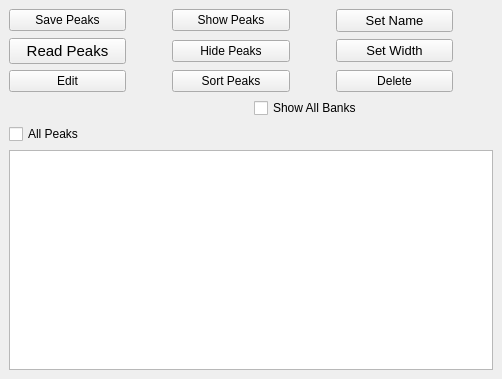
  <widget class="QDockWidget" name="dockWidget_2">
   <property name="sizePolicy">
    <sizepolicy hsizetype="Preferred" vsizetype="Preferred">
     <horstretch>0</horstretch>
     <verstretch>0</verstretch>
    </sizepolicy>
   </property>
   <property name="minimumSize">
    <size>
     <width>502</width>
     <height>379</height>
    </size>
   </property>
   <attribute name="dockWidgetArea">
    <number>2</number>
   </attribute>
   <widget class="QWidget" name="dockWidgetContents_6">
    <layout class="QVBoxLayout" name="verticalLayout">
     <item>
      <layout class="QGridLayout" name="gridLayout_3">
       <item row="0" column="5">
        <spacer name="horizontalSpacer_2">
         <property name="orientation">
          <enum>Qt::Horizontal</enum>
         </property>
         <property name="sizeType">
          <enum>QSizePolicy::Preferred</enum>
         </property>
         <property name="sizeHint" stdset="0">
          <size>
           <width>40</width>
           <height>20</height>
          </size>
         </property>
        </spacer>
       </item>
       <item row="1" column="2">
        <widget class="QPushButton" name="pushButton_hidePeaks">
         <property name="text">
          <string>Hide Peaks</string>
         </property>
        </widget>
       </item>
       <item row="2" column="4">
        <widget class="QPushButton" name="pushButton_deletePeaks">
         <property name="maximumSize">
          <size>
           <width>600</width>
           <height>16777215</height>
          </size>
         </property>
         <property name="toolTip">
          <string>&lt;html&gt;&lt;head/&gt;&lt;body&gt;&lt;p&gt;Delete the selected peaks from peak table&lt;/p&gt;&lt;/body&gt;&lt;/html&gt;</string>
         </property>
         <property name="text">
          <string>Delete</string>
         </property>
        </widget>
       </item>
       <item row="0" column="3">
        <spacer name="horizontalSpacer_6">
         <property name="orientation">
          <enum>Qt::Horizontal</enum>
         </property>
         <property name="sizeType">
          <enum>QSizePolicy::Preferred</enum>
         </property>
         <property name="sizeHint" stdset="0">
          <size>
           <width>40</width>
           <height>20</height>
          </size>
         </property>
        </spacer>
       </item>
       <item row="0" column="1">
        <spacer name="horizontalSpacer_5">
         <property name="orientation">
          <enum>Qt::Horizontal</enum>
         </property>
         <property name="sizeType">
          <enum>QSizePolicy::Preferred</enum>
         </property>
         <property name="sizeHint" stdset="0">
          <size>
           <width>40</width>
           <height>20</height>
          </size>
         </property>
        </spacer>
       </item>
       <item row="1" column="0">
        <widget class="QPushButton" name="pushButton_readPeakFile">
         <property name="font">
          <font>
           <pointsize>11</pointsize>
          </font>
         </property>
         <property name="toolTip">
          <string>&lt;html&gt;&lt;head/&gt;&lt;body&gt;&lt;p&gt;Read peaks (to fit) file.&lt;/p&gt;&lt;/body&gt;&lt;/html&gt;</string>
         </property>
         <property name="text">
          <string>Read Peaks</string>
         </property>
        </widget>
       </item>
       <item row="1" column="4">
        <widget class="QPushButton" name="pushButton_setPeakWidth">
         <property name="maximumSize">
          <size>
           <width>600</width>
           <height>16777215</height>
          </size>
         </property>
         <property name="font">
          <font>
           <pointsize>10</pointsize>
          </font>
         </property>
         <property name="toolTip">
          <string>&lt;html&gt;&lt;head/&gt;&lt;body&gt;&lt;p&gt;Set width to selected peaks to a same value.&lt;/p&gt;&lt;/body&gt;&lt;/html&gt;</string>
         </property>
         <property name="text">
          <string>Set Width</string>
         </property>
        </widget>
       </item>
       <item row="0" column="0">
        <widget class="QPushButton" name="pushButton_save">
         <property name="toolTip">
          <string>&lt;html&gt;&lt;head/&gt;&lt;body&gt;&lt;p&gt;It will save all the peaks to a text file with GSAS standard by pushing this button.&lt;/p&gt;&lt;/body&gt;&lt;/html&gt;</string>
         </property>
         <property name="text">
          <string>Save Peaks</string>
         </property>
        </widget>
       </item>
       <item row="0" column="2">
        <widget class="QPushButton" name="pushButton_showPeaksInTable">
         <property name="toolTip">
          <string>&lt;html&gt;&lt;head/&gt;&lt;body&gt;&lt;p&gt;Highlight selected peaks in the left table&lt;/p&gt;&lt;/body&gt;&lt;/html&gt;</string>
         </property>
         <property name="text">
          <string>Show Peaks</string>
         </property>
        </widget>
       </item>
       <item row="2" column="2">
        <widget class="QPushButton" name="pushButton_sortPeaks">
         <property name="maximumSize">
          <size>
           <width>600</width>
           <height>16777215</height>
          </size>
         </property>
         <property name="toolTip">
          <string>&lt;html&gt;&lt;head/&gt;&lt;body&gt;&lt;p&gt;Sort peaks by peak positions&lt;/p&gt;&lt;/body&gt;&lt;/html&gt;</string>
         </property>
         <property name="text">
          <string>Sort Peaks</string>
         </property>
        </widget>
       </item>
       <item row="2" column="0">
        <widget class="QPushButton" name="pushButton_editTableContents">
         <property name="maximumSize">
          <size>
           <width>600</width>
           <height>16777215</height>
          </size>
         </property>
         <property name="text">
          <string>Edit</string>
         </property>
        </widget>
       </item>
       <item row="0" column="4">
        <widget class="QPushButton" name="pushButton_claimOverlappedPeaks">
         <property name="maximumSize">
          <size>
           <width>600</width>
           <height>16777215</height>
          </size>
         </property>
         <property name="font">
          <font>
           <pointsize>10</pointsize>
          </font>
         </property>
         <property name="toolTip">
          <string>&lt;html&gt;&lt;head/&gt;&lt;body&gt;&lt;p&gt;Claim the peaks that are selected in the right table to be overlapped according to observation.&lt;/p&gt;&lt;/body&gt;&lt;/html&gt;</string>
         </property>
         <property name="text">
          <string>Set Name</string>
         </property>
        </widget>
       </item>
      </layout>
     </item>
     <item>
      <layout class="QGridLayout" name="gridLayout_7">
       <item row="0" column="1">
        <widget class="QCheckBox" name="checkBox_showAllBanksPeaks">
         <property name="font">
          <font>
           <pointsize>9</pointsize>
          </font>
         </property>
         <property name="text">
          <string>Show All Banks</string>
         </property>
        </widget>
       </item>
       <item row="1" column="0">
        <widget class="QCheckBox" name="checkBox_selectPeaks">
         <property name="maximumSize">
          <size>
           <width>600</width>
           <height>16777215</height>
          </size>
         </property>
         <property name="font">
          <font>
           <pointsize>9</pointsize>
          </font>
         </property>
         <property name="text">
          <string>All Peaks</string>
         </property>
        </widget>
       </item>
      </layout>
     </item>
     <item>
      <widget class="PeakParameterTable" name="tableWidget_peakParameter">
       <property name="sizePolicy">
        <sizepolicy hsizetype="Expanding" vsizetype="Expanding">
         <horstretch>0</horstretch>
         <verstretch>0</verstretch>
        </sizepolicy>
       </property>
       <property name="toolTip">
        <string>&lt;html&gt;&lt;head/&gt;&lt;body&gt;&lt;p&gt;Peak width is the fitting range for 2 peaks.&lt;/p&gt;&lt;p&gt;It will be picked up by xmin and xmax of the graph&lt;/p&gt;&lt;p&gt;&lt;br/&gt;&lt;/p&gt;&lt;p&gt;Nomenclature:&lt;/p&gt;&lt;p&gt;1. width (vdrive): peak fit range = 6 * FWHM&lt;/p&gt;&lt;p&gt;2. If there are more than 1 peak overlapped, then use 'number of peak to notify that the number of peak overlapped'&lt;/p&gt;&lt;/body&gt;&lt;/html&gt;</string>
       </property>
      </widget>
     </item>
    </layout>
   </widget>
  </widget>
